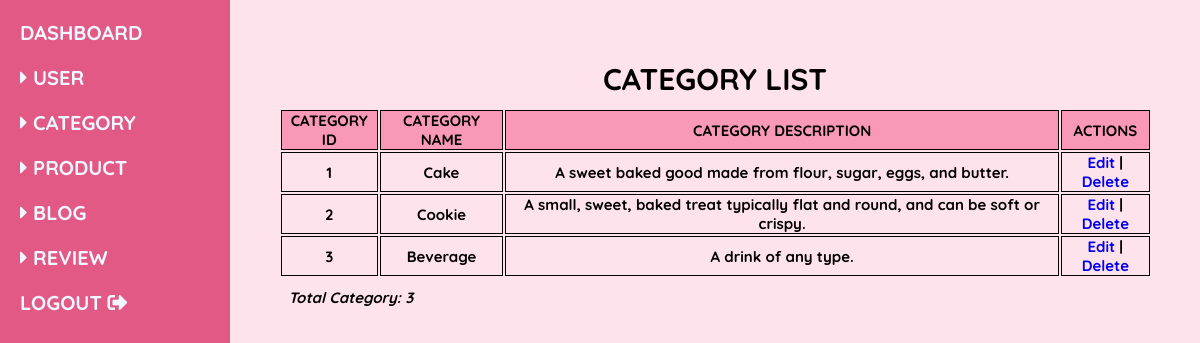
The app's page /admin/modules/category/admin_CategoryList.php with its own data.
### tables this page shows
CREATE TABLE `category` (
  `categoryID` int(11) NOT NULL,
  `categoryName` varchar(100) NOT NULL,
  `categoryDesc` varchar(100) NOT NULL,
  `createDate` timestamp NOT NULL DEFAULT current_timestamp()
);

### admin/modules/category/admin_CategoryList.php (the view, shortened to what this page needs)
<?php include("../../config/admin_config.php"); ?>
<!DOCTYPE html>
<!DOCTYPE html>
<html lang="en">
<head>
  <link rel="stylesheet" href="https://cdnjs.cloudflare.com/ajax/libs/font-awesome/5.15.4/css/all.min.css">
  <link rel="stylesheet" href="../../css/admin_Style.css">
</head>
<body>
  <?php include("../../includes/admin_SideNav.php"); ?>
  <section class="admin-dashboard">
    <div class="dashboard-container">
      <h2 id="admin-formTitle">CATEGORY LIST</h2>
      <div class="admin-categoryListContainer">
        <?php
            $sql_category = "SELECT c.categoryID, c.categoryName, c.categoryDesc
            FROM category c
            ORDER BY c.categoryID ASC";
            $result = mysqli_query($conn, $sql_category);
            $rowcount = mysqli_num_rows($result);
          ?>
          <table id="category-table">
          <tr>
            <th>CATEGORY ID</th>
            <th>CATEGORY NAME</th>
            <th>CATEGORY DESCRIPTION</th>
            <th>ACTIONS</th>
          </tr>
          <?php
            if ($rowcount > 0) {
              while ($row = mysqli_fetch_assoc($result)) {
                echo "<tr>";
                echo "<td>" . htmlspecialchars($row["categoryID"]) . "</td>";
                echo "<td>" . htmlspecialchars($row["categoryName"]) . "</td>";
                echo "<td>" . htmlspecialchars($row["categoryDesc"]) . "</td>";
                echo "<td>";
                  echo "<a href='admin_EditCategory.php?id=" . urlencode($row["categoryID"]) . "'>Edit</a> | ";
                  echo "<a href='admin_DeleteCategory.php?id=" . urlencode($row["categoryID"]) . "' onclick='return confirm(\"Are you sure you want to delete this category?\");'>Delete</a>";
                echo "</td>";
             }
            }
            else {
              echo "<p>No results found.</p>";
            }
          ?>
          </table>
          <h2 id="list-row-count">Total Category: <?php echo $rowcount; ?></h2>
      </div>
    </div>
  </section>
</body>

### admin/css/admin_Style.css (style rules this page uses)
:root { --pink-100: #FEE3EC; --pink-200: #F9C5D5; --pink-300: #F999B7; --pink-400: #F2789F; --pink-500: #E35985; --black: #070504; --black-shadow: 0px 4px 4px rgba(0, 0, 0, 0.25); --aliceblue: #f0f8ff; }
* { font-family: 'Quicksand', sans-serif; margin: 0; padding: 0; box-sizing: border-box; outline: none; border: none; text-decoration: none; }
html { font-size: 62.5%; overflow-x: hidden; background-color: var(--pink-100); }
.admin-dashboard { min-height: 100vh; display: flex; align-items: stretch; }
.admin-dashboard .dashboard-container { display: flex; flex-direction: column; justify-content: flex-start; align-items: center; margin-top: 1rem; margin-bottom: 10rem; margin-left: 23rem; width: 84.5%; height: 72rem; }
#user-table table, th, td { border: 1px solid; }
#list-row-count { font-size: 1.5rem; font-weight: bold; font-style: italic; text-align: start; margin: 1rem; }
.admin-categoryListContainer { width: 90%; text-align: center; }
#category-table { width: 100%; font-size: 1.5rem; font-weight: bold; }
#category-table table, th, td { border: 1px solid; }
#category-table th { background-color: var(--pink-300); }
#admin-formTitle { font-size: 3rem; text-align: center; padding-top: 5rem; margin-bottom: 1rem; }
#product-table table, th, td { border: 1px solid; }
#blog-table table, th, td { border: 1px solid; }
#review-table table, th, td { border: 1px solid; }

### records on screen
category: categoryID "1", categoryName "Cake", categoryDesc "A sweet baked good made from flour, sugar, eggs, and butter."
category: categoryID "2", categoryName "Cookie", categoryDesc "A small, sweet, baked treat typically flat and round, and can be soft or crispy."
category: categoryID "3", categoryName "Beverage", categoryDesc "A drink of any type."

### other values on screen
$rowcount "3"
